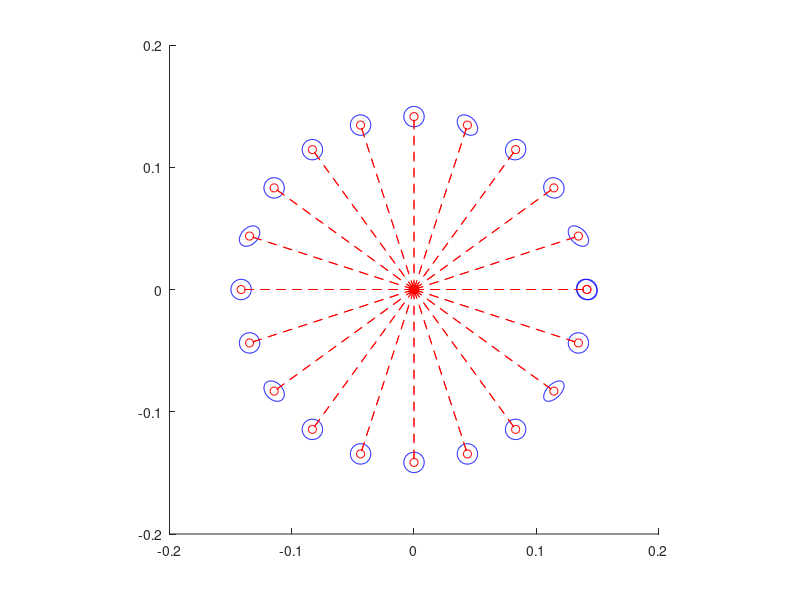

Write the MATLAB code that produced this figure.
function fiveBarMechanismMassMatrixArash

L1=.1;
L2=.1;
m1=.05; 
m2=.05; 
I1=m1*L1^2/12;
I2=m2*L2^2/12;
int=10; 
scale=.1; 

th=[-pi/4;pi/4]; 
beta=0; 

for beta=0:pi/int:2*pi;  
    
q1=th(1)+beta;
q3=th(2)+beta;

alph=(q3-q1)/2;
psi=(q1+q3)/2;
phi=asin(L1*sin(alph)/L2);
s=L1*cos(alph)/(L2*cos(phi));

c1=I1+1/4*m1*L1^2+m2*L1^2+1/2*(1+s^2)*(I2+1/4*m2*L2^2)+1/2*m2*L1*L2*(1-s)*cos(alph+phi);
c12=(1/4*m2*L2^2+I2)*(1-s^2)+m2*L1*L2*(1+s)*cos(alph+phi);

M=[c1 c12/2;c12/2 c1];

a=-L1*sin(alph)*(1+s);
b=L1*cos(alph)+L2*cos(phi);

%operation point

xop_vec=[b*cos(psi); b*sin(psi)]; 

Q=[-1 1;1 1]*[cos(psi)/a sin(psi)/a;-sin(psi)/b cos(psi)/b];

M_E=Q'*M*Q
%invQ=Q\eye(2,2);
%M_E=invQ'*M*invQ;

[V,L]=eig(M_E);
L
chol(M_E);


%%%%%%%%%%%%%%%%%%%%%%%

 ae=scale*L(1,1);
 be=scale*L(2,2); 
%  a=scale;
%  b=scale;
 
  R=V';  
  %det(R)
  norm(V(:,1))
  norm(V(:,2))
  dot(V(:,1),V(:,2))
  V*V'
% R=[cos(phi), -sin(phi); sin(phi), cos(phi);]; 
  
 %clf; 
 X= drawEllipse(ae,be,R,xop_vec);    
 Y= drawDevice( xop_vec);    
  hold on; 
  axis([-.2 .2 -.2 .2])
  daspect([1 1 1])
plot(X(:,1), X(:,2), 'b-')
plot(Y(:,1), Y(:,2), 'r--o')
 
waitforbuttonpress;  
pause(.001)
  
end
clc;

end



function X=drawEllipse(a,b,R,x)

%drawEllipse(semi major axis, semi minor axis, angle of rotation, x(1)= x,
%x(2)=y)
numofpoints=100;

   X= zeros(numofpoints,2);  
   
    alpha = linspace(0, 360, numofpoints)' .* (pi / 180);
    sinalpha = sin(alpha);
    cosalpha = cos(alpha);

    for i=1:numofpoints
   y= x+R*[a*cosalpha(i), b*sinalpha(i)]'; 
   
   X(i,1)=y(1); 
   X(i,2)=y(2); 
    end
    
    



end

function X=drawDevice(xop_vec)

%drawEllipse(semi major axis, semi minor axis, angle of rotation, x(1)= x,
%x(2)=y)
   X= zeros(3,2);  
   
 X(1,:)=[0,0];
 X(2,:)=xop_vec'; 
 X(3,:)=X(1,:); 
    



end